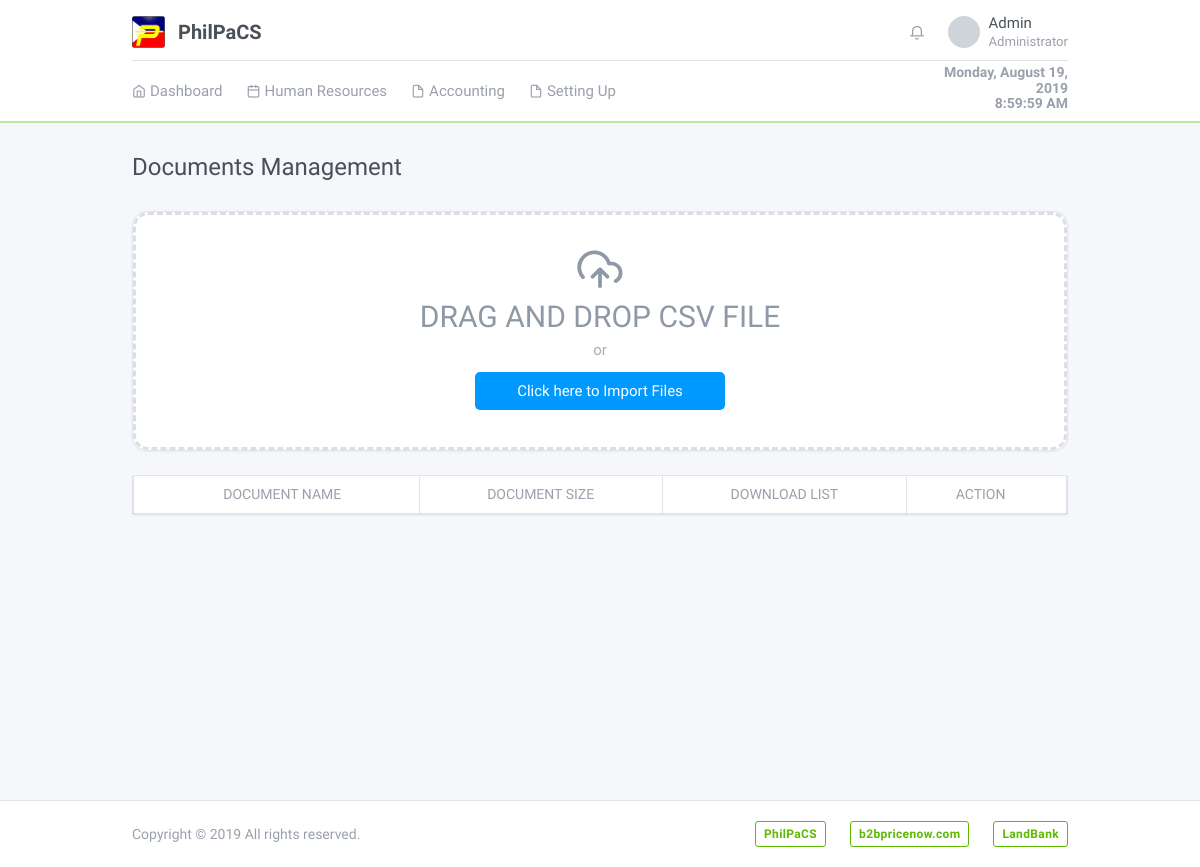
Before: /system/Document.php (signed in) with the older database file.
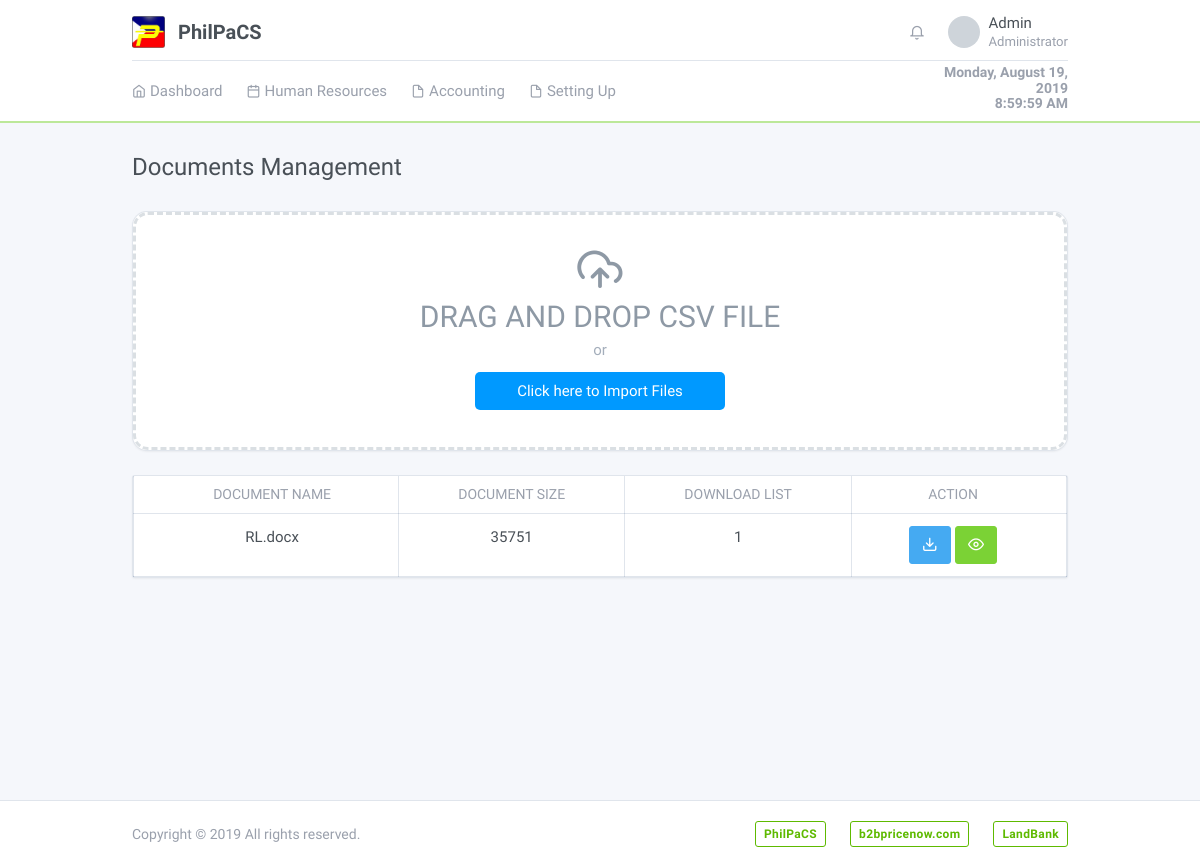
After: the same page with the newer database file.
### tables this page shows
CREATE TABLE `documentstbl` (
  `documentID` int(11) NOT NULL AUTO_INCREMENT,
  `documentName` varchar(100) DEFAULT NULL,
  `documentSize` int(100) DEFAULT NULL,
  `downloadsList` varchar(100) DEFAULT NULL,
  KEY `documentID` (`documentID`)
);

### models/Config.php (called while the page is built, shortened)
<?php
require_once 'Database.php';
class Config extends Database {
	protected $conn;
	public function __construct() {
		$database = new Database();
		$this->conn = $database->db_connection();
	}
	public function runQuery($sql) {
		$stmt = $this->conn->prepare($sql);
		return $stmt;
	}
}

### models/Database.php (called while the page is built, shortened)
<?php
class Database {
	private $host = "localhost";
	private $dbname = "philpacs";
	private $username = "root";
	private $password = "";
	public function db_connection(){
		try {
			$this->conn = new PDO("mysql:host=" . $this->host . ";dbname=" . $this->dbname, $this->username, $this->password);
			$this->conn->setAttribute(PDO::ATTR_ERRMODE, PDO::ERRMODE_EXCEPTION);
			return $this->conn;
		} catch (PDOException $e) {
			echo "Connection Error: " . $e->getMessage();
		}
	}
}

### system/Document.php (the view, shortened to what this page needs)
<?php
    require_once '../models/Config.php';
    $config = new Config();
?>
<!DOCTYPE html>
<html lang="en" dir="ltr">
  <head>
    <link rel="stylesheet" href="https://maxcdn.bootstrapcdn.com/font-awesome/4.7.0/css/font-awesome.min.css">
    <?php include '../includes/plugins.php'; ?>
    <link rel="stylesheet" type="text/css" href="../assets/css/style.css" />
  </head>
  <body class="">
        <div class="page">
          <div class="flex-fill">
            <?php include '../includes/header.php'; ?>
            <div class="my-3 my-md-5">
              <div class="container">
                <?php if (!isset($_GET['id'])) : ?>
                  <div class="page-header">
                    <h1 class="page-title">
                      Documents Management
                    </h1>
                  </div>
                    <div class="dimmer active">
                      <div id="dimmer-content">
                        <div class="card" style="height: 30vh; border-radius: 15px;">
                          <div class="card-body">
                            <div class="wrapper">
                              <div class="drop">
                                <div class="cont">
                                  <i class="fe fe-upload-cloud"></i>
                                  <div class="tit">
                                    Drag and Drop CSV File
                                  </div>
                                  <div class="desc">or</div>
                                  <div class="browse">
                                    Click here to Import Files
                                  </div>
                                </div>
                              </div>
                            </div>
                          </div>
                        </div>
                      </div>
                    </div>
                  <div class="row row-cards">
                    <div class="col-lg-12">
                      <div class="card">
                          <div class="table-responsive">
                            <table class="table card-table text-center table-bordered table-hover text-nowrap datatable" id="importDocument">
                              <thead>
                                <tr>
                                    <th>Document Name</th>
                                    <th>Document Size</th>
                                    <th>Download List</th>
                                    <th>Action</th>
                                </tr>
                              </thead>
                              <tbody>
                                  <?php
                                    try {
                                        $result = $config->runQuery("SELECT
                                                                      *
                                                                    FROM documentstbl");
                                        $result->execute();
                                        while ($row = $result->fetch(PDO::FETCH_ASSOC)) {
                                          $downloadName = $row['documentName'];
                                          $documentSize = $row['documentSize'];
                                          $downloadList = $row['downloadsList'];
                                          ?>
                                            <tr>
                                              <td><?=$downloadName;?></td>
                                              <td><?=$documentSize;?></td>
                                              <td><?=$downloadList;?></td>
                                              <td><a class="btn btn-info" href="./Document.php?file_id=<?=$row['documentID'];?>"><i class="fe fe-download"></i></a>
                                              <a class="btn btn-lime" href="https://docs.google.com/viewer?url=http://localhost:8080/PhilPACS/Document/<?=$downloadName;?>"><i class="fe fe-eye"></i></a></td>
                                            </tr>
                                          <?php
                                        }
                                    }catch (PDOException $e) {
                                        echo "Connection Error: " . $e->getMessage();
                                    }
                                  ?>
                              </tbody>
                            </table>
                        </div>
                      </div>
                    </div>
                  </div>
                <?php endif ?>
              </div>
            </div>
          </div>
        </div>
        <?php include '../includes/footer.php'; ?>
  </body>
</html>

### includes/plugins.php (shortened to what this page needs)
<link href="../assets/css/dashboard.css" rel="stylesheet" />
<link href="../assets/plugins/charts-c3/plugin.css" rel="stylesheet" />
<link href="../assets/plugins/maps-google/plugin.css" rel="stylesheet" />
<link href="../assets/plugins/bootstrap-datepicker/dist/bootstrap-datepicker.min.css" rel="stylesheet" />
<link href="../assets/plugins/timepicker/jquery.timepicker.min.css" rel="stylesheet" />
<link href="../assets/plugins/sweetalert/sweetalert.min.css" rel="stylesheet" />
<link href="../assets/plugins/sweetalert/sweetalert.min.css" rel="stylesheet" />
<link href="../assets/plugins/dropzone/dropzone.css" rel="stylesheet" />
<link href="../assets/plugins/animate/animate.min.css" rel="stylesheet" />
<link href="../assets/plugins/fullcalendar/plugin.css" rel="stylesheet" />
<link href="../assets/plugins/datetimepicker/bootstrap-datetimepicker.min.css" rel="stylesheet" />

### includes/header.php (shortened to what this page needs)
<div class="header pt-4 sticky-top">
  <div class="container">
    <div class="d-flex">
      <a class="header-brand" href="./index.php">
        <img src="../assets/logo/Logo.png" class="header-brand-img" alt="PhilPaCS logo">
        PhilPaCS
      </a>
      <div class="d-flex order-lg-2 ml-auto">
        <div class="dropdown d-none d-md-flex">
          <a class="nav-link icon" data-toggle="dropdown">
            <i class="fe fe-bell"></i>
          </a>
        </div>
        <div class="dropdown">
          <a href="#" class="nav-link pr-0 leading-none" data-toggle="dropdown">
            <span class="avatar"></span>
            <span class="ml-2 d-none d-lg-block">
              <span class="text-default">
                <?php
                  $session = $config->runQuery("SELECT username,
                                                CASE WHEN accountType = 1
                                                     THEN 'Authorizer'
                                                     WHEN accountType = 0
                                                     THEN 'Maker'
                                                     ELSE 'Administrator'
                                                END AS accountType, personalID
                                                FROM accountstbl
                                                WHERE username=:username LIMIT 1");
                  $session->execute(array(":username" => $_SESSION['username']));
                  $display = $session->fetch(PDO::FETCH_ASSOC);
                  echo $display['username'];
                ?>
              </span>
              <small class="text-muted d-block mt-1"><?=$display['accountType'];?></small>
            </span>
          </a>
        </div>
      </div>
    </div>
  </div>
  <div class="header collapse d-lg-flex p-0" id="headerMenuCollapse">
    <div class="container">
      <div class="row text-md-right text-sm-center align-items-center">
        <div class="col-md-2 ml-auto col-xs-12 col-sm-12 align-self-center">
          <h6 class="text-muted form-text" id="clockbox"></h6>
        </div>
        <div class="col-lg order-lg-first">
          <ul class="nav nav-tabs border-0 flex-column flex-lg-row">
            <li class="nav-item">
              <a href="./index.php" class="nav-link"><i class="fe fe-home"></i> Dashboard</a>
            </li>
            <li class="nav-item dropdown">
              <a href="javascript:void(0)" class="nav-link" data-toggle="dropdown"><i class="fe fe-calendar"></i> Human Resources</a>
            </li>
            <li class="nav-item dropdown">
              <a href="javascript:void(0)" class="nav-link" data-toggle="dropdown"><i class="fe fe-file"></i> Accounting</a>
            </li>
            <li class="nav-item dropdown">
              <a href="javascript:void(0)" class="nav-link" data-toggle="dropdown"><i class="fe fe-file"></i> Setting Up</a>
            </li>
          </ul>
        </div>
      </div>
    </div>
  </div>
</div>

### includes/footer.php
<footer class="footer">
  <div class="container">
    <div class="row align-items-center flex-row-reverse">
      <div class="col-auto ml-lg-auto">
        <div class="row align-items-center">
          <div class="col-auto">
            <a href="#" class="btn btn-outline-success btn-sm">PhilPaCS</a>
          </div>
          <div class="col-auto">
            <a href="#" class="btn btn-outline-success btn-sm">b2bpricenow.com</a>
          </div>
          <div class="col-auto">
            <a href="#" class="btn btn-outline-success btn-sm">LandBank</a>
          </div>
        </div>
      </div>
      <div class="col-12 col-lg-auto mt-3 mt-lg-0 text-center">
        Copyright © 2019 All rights reserved.
      </div>
    </div>
  </div>
</footer>

### assets/css/style.css (style rules this page uses)
.wrapper { width: 100%; height: 100%; }
.drop { width: 100%; height: 100%; border: 3px dashed #DADFE3; border-radius: 15px; overflow: hidden; text-align: center; background: white; -webkit-transition: all 0.5s ease-out; -moz-transition: all 0.5s ease-out; transition: all 0.5s ease-out; margin: auto; position: absolute; top: 0; left: 0; bottom: 0; right: 0; }
.drop .cont { width: 500px; height: 170px; color: #8E99A5; -webkit-transition: all 0.5s ease-out; -moz-transition: all 0.5s ease-out; transition: all 0.5s ease-out; margin: auto; position: absolute; top: 0; left: 0; bottom: 0; right: 0; }
.drop .cont i { font-size: 300%; color: #8E99A5; position: relative; }
.drop .cont .tit { font-size: 200%; text-transform: uppercase; }
.drop .cont .desc { color: #A4AEBB; }
.drop .cont .browse { margin: 10px 25%; color: white; padding: 8px 16px; border-radius: 5px; background: #09f; }

Changed rows visible on the page:
added documentstbl: documentName "RL.docx", documentSize "35751", downloadsList "1"
